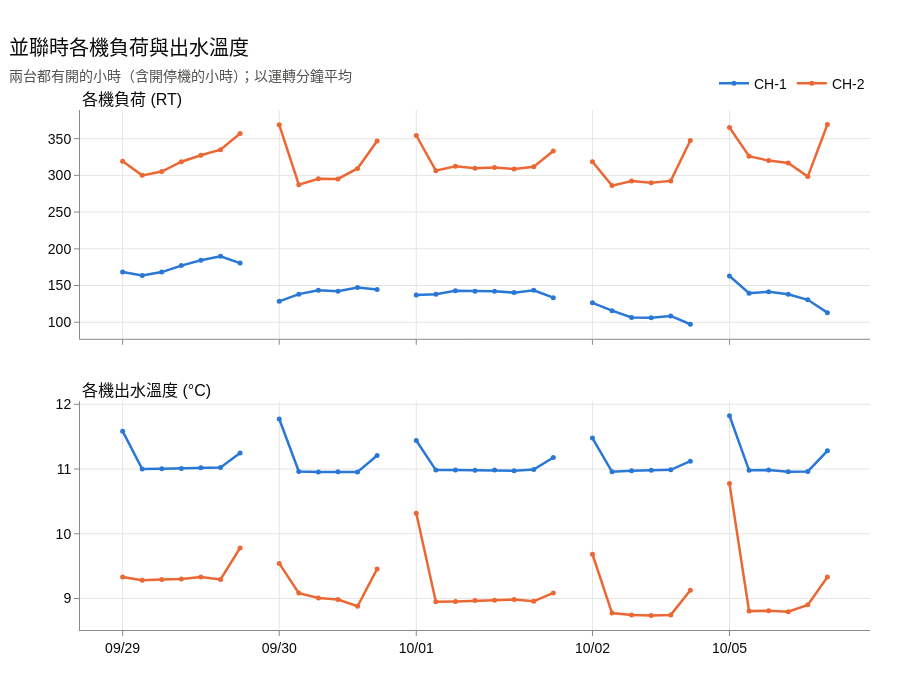

The code cell stored with this chart in its notebook:
### Code cell
both_run = hourly[hourly.RUN1 & hourly.RUN2]  # 兩台都有開的小時（含開停機）
both_run_columns = both_run[["QR1", "QR2", "TR1", "TR2"]].set_axis(
    ["Q1", "Q2", "T1", "T2"], axis=1
)
tick_labels, plot_data = by_day(both_run_columns)
fig = make_subplots(
    rows=2,
    cols=1,
    shared_xaxes=True,
    vertical_spacing=0.12,
    subplot_titles=("各機負荷 (RT)", "各機出水溫度 (°C)"),
)
for name, number, color in [("CH-1", 1, "#2a78d6"), ("CH-2", 2, "#eb6834")]:
    fig.add_trace(
        go.Scatter(
            x=tick_labels,
            y=plot_data[f"Q{number}"],
            mode="lines+markers",
            name=name,
            line=dict(color=color, width=2.5),
            marker=dict(size=5),
            hovertemplate=f"{name} %{{y:.0f}} RT<extra></extra>",
        ),
        row=1,
        col=1,
    )
    fig.add_trace(
        go.Scatter(
            x=tick_labels,
            y=plot_data[f"T{number}"],
            mode="lines+markers",
            name=name,
            showlegend=False,
            line=dict(color=color, width=2.5),
            marker=dict(size=5),
            hovertemplate=f"{name} %{{y:.2f}}°C<extra></extra>",
        ),
        row=2,
        col=1,
    )
hour_axis(fig, tick_labels)
fig.update_layout(hovermode="x unified")
show(
    fig,
    "並聯時各機負荷與出水溫度",
    "兩台都有開的小時（含開停機的小時）；以運轉分鐘平均",
    height=700,
)

### Figure 1 — Plotly figure (JSON) as saved in the notebook; plotly's stock layout.template omitted (floating-point values rounded to 4 significant figures)
{"data": [{"hovertemplate": "CH-1 %{y:.0f} RT<extra></extra>", "line": {"color": "#2a78d6", "width": 2.5}, "marker": {"size": 5}, "mode": "lines+markers", "name": "CH-1", "type": "scatter", "x": ["09/29 09:00", "09/29 10:00", "09/29 11:00", "09/29 12:00", "09/29 13:00", "09/29 14:00", "09/29 15:00", "｜09/30", "09/30 10:00", "09/30 11:00", "09/30 12:00", "09/30 13:00", "09/30 14:00", "09/30 15:00", "｜10/01", "10/01 08:00", "10/01 09:00", "10/01 10:00", "10/01 11:00", "10/01 12:00", "10/01 13:00", "10/01 14:00", "10/01 15:00", "｜10/02", "10/02 08:00", "10/02 09:00", "10/02 10:00", "10/02 11:00", "10/02 12:00", "10/02 13:00", "｜10/05", "10/05 08:00", "10/05 09:00", "10/05 10:00", "10/05 11:00", "10/05 12:00", "10/05 13:00"], "xaxis": "x", "y": [168.4, 163.7, 168.3, 177.2, 184.5, 189.8, 180.6, NaN, 128.5, 138.3, 143.7, 142.2, 147.2, 144.8, NaN, 137.2, 138.3, 142.9, 142.3, 142.2, 140.4, 143.6, 133.5, NaN, 126.4, 115.8, 106.7, 106.1, 108.7, 97.32, NaN, 163.1, 139.4, 141.4, 138.1, 130.6, 113.1], "yaxis": "y"}, {"hovertemplate": "CH-1 %{y:.2f}°C<extra></extra>", "line": {"color": "#2a78d6", "width": 2.5}, "marker": {"size": 5}, "mode": "lines+markers", "name": "CH-1", "showlegend": false, "type": "scatter", "x": ["09/29 09:00", "09/29 10:00", "09/29 11:00", "09/29 12:00", "09/29 13:00", "09/29 14:00", "09/29 15:00", "｜09/30", "09/30 10:00", "09/30 11:00", "09/30 12:00", "09/30 13:00", "09/30 14:00", "09/30 15:00", "｜10/01", "10/01 08:00", "10/01 09:00", "10/01 10:00", "10/01 11:00", "10/01 12:00", "10/01 13:00", "10/01 14:00", "10/01 15:00", "｜10/02", "10/02 08:00", "10/02 09:00", "10/02 10:00", "10/02 11:00", "10/02 12:00", "10/02 13:00", "｜10/05", "10/05 08:00", "10/05 09:00", "10/05 10:00", "10/05 11:00", "10/05 12:00", "10/05 13:00"], "xaxis": "x2", "y": [11.58, 11.0, 11.0, 11.01, 11.02, 11.02, 11.25, NaN, 11.77, 10.96, 10.96, 10.96, 10.95, 11.21, NaN, 11.44, 10.98, 10.99, 10.98, 10.99, 10.97, 10.99, 11.18, NaN, 11.48, 10.96, 10.97, 10.98, 10.99, 11.12, NaN, 11.82, 10.98, 10.98, 10.96, 10.96, 11.28], "yaxis": "y2"}, {"hovertemplate": "CH-2 %{y:.0f} RT<extra></extra>", "line": {"color": "#eb6834", "width": 2.5}, "marker": {"size": 5}, "mode": "lines+markers", "name": "CH-2", "type": "scatter", "x": ["09/29 09:00", "09/29 10:00", "09/29 11:00", "09/29 12:00", "09/29 13:00", "09/29 14:00", "09/29 15:00", "｜09/30", "09/30 10:00", "09/30 11:00", "09/30 12:00", "09/30 13:00", "09/30 14:00", "09/30 15:00", "｜10/01", "10/01 08:00", "10/01 09:00", "10/01 10:00", "10/01 11:00", "10/01 12:00", "10/01 13:00", "10/01 14:00", "10/01 15:00", "｜10/02", "10/02 08:00", "10/02 09:00", "10/02 10:00", "10/02 11:00", "10/02 12:00", "10/02 13:00", "｜10/05", "10/05 08:00", "10/05 09:00", "10/05 10:00", "10/05 11:00", "10/05 12:00", "10/05 13:00"], "xaxis": "x", "y": [319.1, 300.0, 305.2, 318.6, 327.5, 335.1, 357.1, NaN, 368.8, 287.3, 295.4, 295.1, 309.5, 346.9, NaN, 354.3, 306.4, 312.4, 309.8, 310.6, 308.7, 311.7, 333.1, NaN, 318.7, 286.1, 292.3, 290.1, 292.5, 347.4, NaN, 365.2, 326.2, 320.1, 316.9, 298.3, 369.2], "yaxis": "y"}, {"hovertemplate": "CH-2 %{y:.2f}°C<extra></extra>", "line": {"color": "#eb6834", "width": 2.5}, "marker": {"size": 5}, "mode": "lines+markers", "name": "CH-2", "showlegend": false, "type": "scatter", "x": ["09/29 09:00", "09/29 10:00", "09/29 11:00", "09/29 12:00", "09/29 13:00", "09/29 14:00", "09/29 15:00", "｜09/30", "09/30 10:00", "09/30 11:00", "09/30 12:00", "09/30 13:00", "09/30 14:00", "09/30 15:00", "｜10/01", "10/01 08:00", "10/01 09:00", "10/01 10:00", "10/01 11:00", "10/01 12:00", "10/01 13:00", "10/01 14:00", "10/01 15:00", "｜10/02", "10/02 08:00", "10/02 09:00", "10/02 10:00", "10/02 11:00", "10/02 12:00", "10/02 13:00", "｜10/05", "10/05 08:00", "10/05 09:00", "10/05 10:00", "10/05 11:00", "10/05 12:00", "10/05 13:00"], "xaxis": "x2", "y": [9.333, 9.283, 9.292, 9.302, 9.332, 9.295, 9.78, NaN, 9.542, 9.083, 9.008, 8.983, 8.88, 9.457, NaN, 10.32, 8.95, 8.953, 8.968, 8.972, 8.983, 8.957, 9.087, NaN, 9.683, 8.775, 8.745, 8.738, 8.747, 9.127, NaN, 10.78, 8.805, 8.81, 8.797, 8.902, 9.332], "yaxis": "y2"}], "layout": {"annotations": [{"font": {"size": 16}, "showarrow": false, "text": "各機負荷 (RT)", "x": 0.0, "xanchor": "left", "xref": "paper", "y": 1.0, "yanchor": "bottom", "yref": "paper"}, {"font": {"size": 16}, "showarrow": false, "text": "各機出水溫度 (°C)", "x": 0.0, "xanchor": "left", "xref": "paper", "y": 0.44, "yanchor": "bottom", "yref": "paper"}], "height": 700, "hovermode": "x unified", "title": {"subtitle": {"text": "兩台都有開的小時（含開停機的小時）；以運轉分鐘平均"}, "text": "並聯時各機負荷與出水溫度"}, "xaxis": {"anchor": "y", "domain": [0.0, 1.0], "matches": "x2", "showticklabels": false, "tickangle": 0, "ticktext": ["09/29", "09/30", "10/01", "10/02", "10/05"], "tickvals": ["09/29 09:00", "09/30 10:00", "10/01 08:00", "10/02 08:00", "10/05 08:00"], "type": "category"}, "xaxis2": {"anchor": "y2", "domain": [0.0, 1.0], "tickangle": 0, "ticktext": ["09/29", "09/30", "10/01", "10/02", "10/05"], "tickvals": ["09/29 09:00", "09/30 10:00", "10/01 08:00", "10/02 08:00", "10/05 08:00"], "type": "category"}, "yaxis": {"anchor": "x", "domain": [0.56, 1.0]}, "yaxis2": {"anchor": "x2", "domain": [0.0, 0.44]}}}
